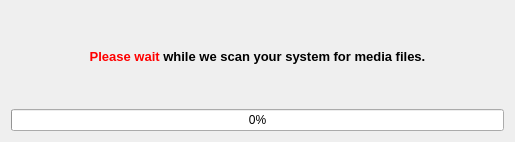
<?xml version="1.0" encoding="UTF-8"?>
<ui version="4.0">
 <class>Scan_Dialog</class>
 <widget class="QDialog" name="Scan_Dialog">
  <property name="geometry">
   <rect>
    <x>0</x>
    <y>0</y>
    <width>515</width>
    <height>142</height>
   </rect>
  </property>
  <property name="windowTitle">
   <string>Scanning</string>
  </property>
  <layout class="QVBoxLayout" name="verticalLayout">
   <item>
    <widget class="QLabel" name="label">
     <property name="text">
      <string>&lt;html&gt;&lt;head/&gt;&lt;body&gt;&lt;p align=&quot;center&quot;&gt;&lt;span style=&quot; font-size:10pt; font-weight:600; color:#ff0000;&quot;&gt;Please wait&lt;/span&gt;&lt;span style=&quot; font-size:10pt; font-weight:600;&quot;&gt; while we scan your system for media files.&lt;/span&gt;&lt;/p&gt;&lt;/body&gt;&lt;/html&gt;</string>
     </property>
    </widget>
   </item>
   <item>
    <widget class="QProgressBar" name="progressBar">
     <property name="maximum">
      <number>100</number>
     </property>
     <property name="value">
      <number>0</number>
     </property>
    </widget>
   </item>
  </layout>
 </widget>
 <resources/>
 <connections/>
</ui>
